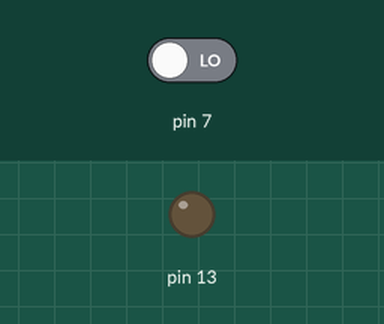
This sketch was run on a simulated Arduino Uno, built with avr-gcc and run on an emulated ATmega328P. Parts: output pins drawn as LEDs (lit = HIGH). The inputs (shaded band) are chosen by the test bench; at power-on: pin 7 LOW.

Above: at 1.2 s.
1.3 s: pin 7 driven HIGH
At 1.8 s:
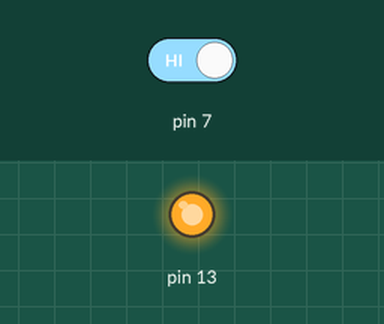
2.8 s: pin 7 driven LOW
At 4.2 s:
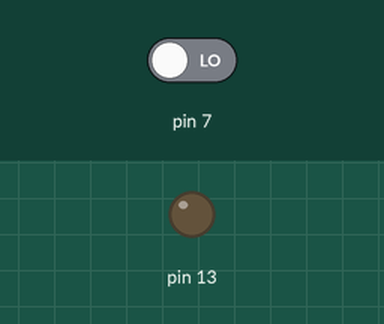
Timing chart, 0 to 5.8 s (numbered marks = the images above; inputs shaded):
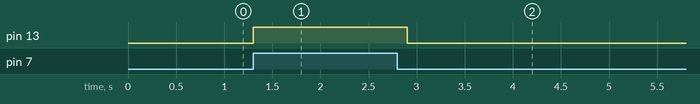

The sketch:

appb_4_2.ino
```cpp
void setup() {
    pinMode(13, OUTPUT);
    pinMode(7, INPUT);
    digitalWrite(13, LOW);
}

void loop() {
    int btn_state = digitalRead(7);
    if (btn_state == HIGH) {
        digitalWrite(13, HIGH);
        delay(200);
    } else {
        digitalWrite(13, LOW);
    }
} 
```

Measured:
- after the input at 1.3 s, pin 13: LOW → HIGH at once
- after the input at 2.8 s, pin 13: HIGH → LOW after 0.10 s
